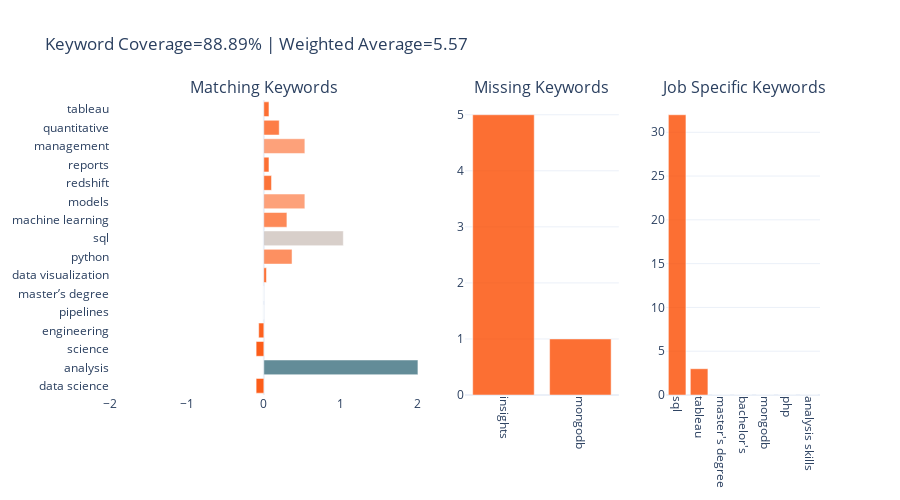

Source (notebook cell):
### Code cell
# plot resume comparision to a specific job 
plot_keyword_comparison(r,job_details[0],'data/terms.csv')

### Figure 1 — Plotly figure (JSON) as saved in the notebook; plotly's stock layout.template omitted (floating-point values rounded to 4 significant figures)
{"data": [{"marker": {"color": [-0.1, 2.6, -0.1, -0.06667, 0, 0, 0.03333, 0.3667, 1.033, 0.3, 0.5333, 0.1, 0.06667, 0.5333, 0.2, 0.06667], "colorscale": [[0, "rgba(252,76,1,0.9)"], [0.25, "rgba(252,76,1,0.5)"], [0.5, "rgba(83,128,141,0.25)"], [0.75, "rgba(83,128,141,0.5)"], [1, "rgba(83,128,141,0.9)"]]}, "name": "Weighted Frequency", "orientation": "h", "type": "bar", "x": [-0.1, 2.6, -0.1, -0.06667, 0, 0, 0.03333, 0.3667, 1.033, 0.3, 0.5333, 0.1, 0.06667, 0.5333, 0.2, 0.06667], "xaxis": "x", "y": ["data science", "analysis", "science", "engineering", "pipelines", "master’s degree", "data visualization", "python", "sql", "machine learning", "models", "redshift", "reports", "management", "quantitative", "tableau"], "yaxis": "y"}, {"marker": {"color": "rgba(252,76,1,0.8)"}, "name": "Missing Keywords", "type": "bar", "x": ["insights", "mongodb"], "xaxis": "x2", "y": [5, 1], "yaxis": "y2"}, {"marker": {"color": "rgba(252,76,1,0.8)"}, "name": "Job Specific Keywords", "type": "bar", "x": ["sql", "tableau", "master's degree", "bachelor's", "mongodb", "php", "analysis skills"], "xaxis": "x3", "y": [32, 3, 0, 0, 0, 0, 0], "yaxis": "y3"}], "layout": {"annotations": [{"font": {"size": 16}, "showarrow": false, "text": "Matching Keywords", "x": 0.2167, "xanchor": "center", "xref": "paper", "y": 1, "yanchor": "bottom", "yref": "paper"}, {"font": {"size": 16}, "showarrow": false, "text": "Missing Keywords", "x": 0.6083, "xanchor": "center", "xref": "paper", "y": 1, "yanchor": "bottom", "yref": "paper"}, {"font": {"size": 16}, "showarrow": false, "text": "Job Specific Keywords", "x": 0.8917, "xanchor": "center", "xref": "paper", "y": 1, "yanchor": "bottom", "yref": "paper"}], "height": 500, "showlegend": false, "title": {"text": "Keyword Coverage=88.89% | Weighted Average=5.57"}, "width": 900, "xaxis": {"anchor": "y", "domain": [0, 0.4333], "range": [-2, 2], "showgrid": false}, "xaxis2": {"anchor": "y2", "domain": [0.5, 0.7167], "showgrid": false, "tickangle": 90}, "xaxis3": {"anchor": "y3", "domain": [0.7833, 1], "showgrid": false, "tickangle": 90}, "yaxis": {"anchor": "x", "domain": [0, 1]}, "yaxis2": {"anchor": "x2", "domain": [0, 1]}, "yaxis3": {"anchor": "x3", "domain": [0, 1]}}}
